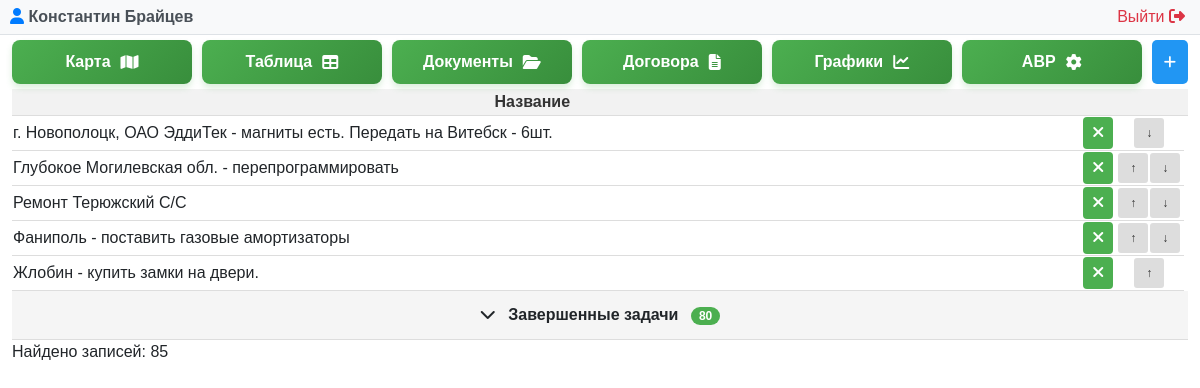
Screenshot of /problem.php (signed in) with the database file from the repository.
### tables this page shows
CREATE TABLE "LIFTEH_problem" ("id" integer NOT NULL PRIMARY KEY AUTOINCREMENT, "name" varchar(255) NOT NULL, "created_date" DATETIME DEFAULT CURRENT_TIMESTAMP, "is_completed" bool NOT NULL, "user_id" integer NOT NULL REFERENCES "auth_user" ("id") DEFERRABLE INITIALLY DEFERRED, priority INTEGER);

### problem.php (called while the page is built, shortened)
<?php
require __DIR__ . '/modules/problem/problem.php';

### modules/auth/auth.php (called while the page is built, shortened)
<?php
function getCurrentUser() {
    try {
        $pdo = getDbConnection();
        $stmt = $pdo->prepare("SELECT id, username, email, first_name, last_name, is_superuser, is_staff, is_active, dogovor FROM auth_user WHERE id = ?");
        $stmt->execute([$_SESSION['user_id']]);
        return $stmt->fetch(PDO::FETCH_ASSOC);
    } catch (PDOException $e) {
        error_log("Ошибка получения пользователя: " . $e->getMessage());
        return null;
    }
}
?>

### modules/problem/problem.php (the view, shortened to what this page needs)
<?php
require_once __DIR__ . '/../../modules/auth/auth.php';
$currentUser = getCurrentUser();
$isSuperAdmin = ($currentUser['is_superuser'] ?? 0) == 1;
try {
    $db = new PDO('sqlite:' . DB_PATH);
    $db->setAttribute(PDO::ATTR_ERRMODE, PDO::ERRMODE_EXCEPTION);
} catch(PDOException $e) {
    die("Ошибка подключения к БД: " . $e->getMessage());
}
$db->exec("CREATE TABLE IF NOT EXISTS LIFTEH_problem (
    id INTEGER PRIMARY KEY AUTOINCREMENT,
    name TEXT NOT NULL,
    created_date DATETIME DEFAULT CURRENT_TIMESTAMP,
    is_completed INTEGER DEFAULT 0,
    user_id INTEGER,
    priority INTEGER DEFAULT 0
)");
$stmt = $db->query("SELECT * FROM LIFTEH_problem WHERE is_completed != 2 ORDER BY is_completed, priority ASC");
$problems = $stmt->fetchAll(PDO::FETCH_ASSOC);
?>
<!DOCTYPE html>
<html lang="ru">
<?php $pageTitle = 'Управление проблемами'; include __DIR__ . '/../../includes/header.php'; ?>
<body>
<?php include __DIR__ . '/../../modules/admin/user_panel.php'; ?>
    <div class="container-fluid">
        <div class="controls">
            <div class="button-group">
                <a href="/map.php" class="map-button">
                    <span class="button-text">Карта</span>
                    <i class="fas fa-map"></i>
                </a>
                <a href="/index.php" class="map-button">
                    <span class="button-text">Таблица</span>
                    <i class="fas fa-table"></i>
                </a>
                <a href="/document.php" class="map-button">
                    <span class="button-text">Документы</span>
                    <i class="fas fa-folder-open"></i>
                </a>
                <?php if ($isSuperAdmin): ?>
                    <a href="/dogovor.php" class="map-button">
                        <span class="button-text">Договора</span>
                        <i class="fas fa-file-alt"></i>
                    </a>
                    <a href="/charts.php" class="map-button">
                        <span class="button-text">Графики</span>
                        <i class="fas fa-chart-line"></i>
                    </a>
                    <a href="avr.php" class="map-button">
                        <span class="button-text">АВР</span>
                        <i class="fa-solid fa-gear"></i>
                    </a>
                <?php endif; ?>
                <button class="btn btn-primary" onclick="openAddModal()">
                    <i class="fas fa-plus"></i>
                </button>
            </div>
        </div>
        <table id="problemTable">
            <thead>
                <tr>
                    <th>Название</th>
                    <th></th>
                    <th></th>
                    <th></th>
                </tr>
            </thead>
            <tbody>
                <?php
                $activeProblems = [];
                $completedProblems = [];
                foreach ($problems as $problem) {
                    if ($problem['is_completed'] == 1) {
                        $completedProblems[] = $problem;
                    } else {
                        $activeProblems[] = $problem;
                    }
                }
                ?>
                <?php foreach ($activeProblems as $problem): ?>
                <tr class="problem-row active-row" data-status="active" data-id="<?= $problem['id'] ?>">
                    <td class="<?php if ($problem['is_completed'] == 2) echo 'deleted'; ?>"
                        id="row-<?= $problem['id'] ?>"
                        onclick="openEditModal(<?= $problem['id'] ?>)"
                        style="text-align: left;">
                        <?= htmlspecialchars($problem['name']) ?>
                    </td>
                    <td style="text-align: right;">
                        <form method="POST" style="display: inline;" onsubmit="return toggleComplete(event, this)">
                            <button type="submit" class="status-badge <?= $problem['is_completed'] ? 'status-completed' : 'status-active' ?>" style="width: 30px;">
                                <?= $problem['is_completed'] ? '<i class="fas fa-check"></i>' : '<i class="fas fa-times"></i>' ?>
                            </button>
                        </form>
                    </td>
                    <td style="width: 70px;">
                        <div class="priority-buttons">
                            <?php
                            $minMax = $db->query("SELECT MIN(priority) as min_priority, MAX(priority) as max_priority
                                                    FROM LIFTEH_problem
                                                    WHERE is_completed = 0")->fetch(PDO::FETCH_ASSOC);
                            $minPriority = $minMax['min_priority'];
                            $maxPriority = $minMax['max_priority'];
                            ?>
                            <?php if ($problem['is_completed'] == 0): ?>
                                <?php if ($problem['priority'] > $minPriority): ?>
                                    <form method="POST" style="display: inline;" onsubmit="return movePriority(event, this)">
                                        <button type="submit" class="priority-btn" title="Повысить приоритет">↑</button>
                                    </form>
                                <?php endif; ?>
                                <?php if ($problem['priority'] < $maxPriority): ?>
                                    <form method="POST" style="display: inline;" onsubmit="return movePriority(event, this)">
                                        <button type="submit" class="priority-btn" title="Понизить приоритет">↓</button>
                                    </form>
                                <?php endif; ?>
                            <?php else: ?>
                                <span class="priority-disabled"></span>
                            <?php endif; ?>
                        </div>
                    </td>
                </tr>
                <?php endforeach; ?>
                <?php if (count($completedProblems) > 0): ?>
                <tr class="accordion-row" id="accordionRow">
                    <td colspan="4" style="background-color: #f5f5f5; cursor: pointer; padding: 12px; text-align: center; font-weight: bold;" onclick="toggleCompletedTasks()">
                        <span id="accordionIcon">
                            <i class="fas fa-chevron-down"></i>
                        </span>
                        Завершенные задачи
                        <span style="background-color: #4CAF50; color: white; padding: 2px 8px; border-radius: 12px; font-size: 12px; margin-left: 8px;">
                            <?= count($completedProblems) ?>
                        </span>
                    </td>
                </tr>
                <?php endif; ?>
            </tbody>
        </table>
        <div class="count">Найдено записей: <?= count($problems); ?></div>
    </div>
</body>
</html>

### modules/admin/user_panel.php (shortened to what this page needs)
<div class="user-panel">
    <div class="user-info">
        <span class="user-name">
            <i class="fas fa-user"></i>
            <?php echo htmlspecialchars($currentUser['first_name'] ?? ''); ?>
            <?php echo htmlspecialchars($currentUser['last_name'] ?? ''); ?>
        </span>
        <a href="/modules/auth/logout.php" class="logout-btn">
          Выйти <i class="fas fa-sign-out-alt"></i>
        </a>
    </div>
</div>

### assets/css/problem_styles.css (style rules this page uses)
body { font-family: Arial, sans-serif; }
.btn { margin: 0px !important; padding: 8px 12px !important; border-radius: 5px !important; }
.button-group { flex-wrap: wrap; margin-top: 5px; display: flex; gap: 10px; }
.map-button, .refresh-button { flex: 1; padding: 10px 10px; border-radius: 8px; text-decoration: none; display: flex; align-items: center; justify-content: center; gap: 10px; font-weight: bold; font-size: 16px; transition: all 0.3s ease; text-align: center; }
.map-button { background: linear-gradient(135deg, #4CAF50 0%, #388E3C 100%); color: white; box-shadow: 0 4px 6px rgba(76, 175, 80, 0.2); }
table { width: 100%; border-collapse: collapse; margin-top: 5px; }
th, td { text-align: center; border-bottom: 1px solid #ddd; }
th { background-color: #f2f2f2; font-weight: bold; color: #333; }
.btn { display: inline-block; padding: 8px 16px; background-color: #4CAF50; color: white; border: none; border-radius: 4px; cursor: pointer; font-size: 14px; text-decoration: none; margin-right: 5px; transition: opacity 0.3s; }
.btn-primary { background-color: #2196F3; }
.priority-buttons { display: inline-flex; gap: 2px; }
.priority-btn { width: 30px; height: 30px; padding: 4px 8px; font-size: 12px; background-color: #ddd; color: #333; border: none; border-radius: 3px; cursor: pointer; }
.status-badge { padding: 4px 8px; border-radius: 4px; font-weight: bold; border: none; cursor: pointer; }
.status-active { background-color: #4CAF50; color: white; }
.accordion-row td { background-color: #f8f9fa; cursor: pointer; transition: background-color 0.3s ease; user-select: none; }
.accordion-row td i { transition: transform 0.3s ease; margin-right: 8px; }

### modules/admin/user_panel.php (style rules this page uses)
.user-panel { background-color: #f8f9fa; padding: 5px 10px; border-bottom: 1px solid #dee2e6; margin-bottom: 0px; }
.user-info { max-width: 1200px; margin: 0 auto; display: flex; justify-content: space-between; align-items: center; }
.user-name { font-weight: bold; color: #495057; }
.user-name i { color: #007bff; }
.logout-btn { color: #dc3545; text-decoration: none; border-radius: 4px; transition: background-color 0.3s; }
.logout-btn i { margin-right: 5px; }

### rows the page displays
lifteh_problem: name "г. Новополоцк, ОАО ЭддиТек - магниты есть. Передать на Витебск - 6шт.", is_completed False (drawn)
lifteh_problem: name "Глубокое Могилевская обл. - перепрограммировать", is_completed False (drawn)
lifteh_problem: name "Ремонт Терюжский С/С", is_completed False (drawn)
lifteh_problem: name "Фаниполь - поставить газовые амортизаторы", is_completed False (drawn)
lifteh_problem: name "Жлобин - купить замки на двери.", is_completed False (drawn)

### other values shown
$currentUser['first_name'] "Константин"
$currentUser['last_name'] "Брайцев"
count($completedProblems) "80"
count($problems) "85"
